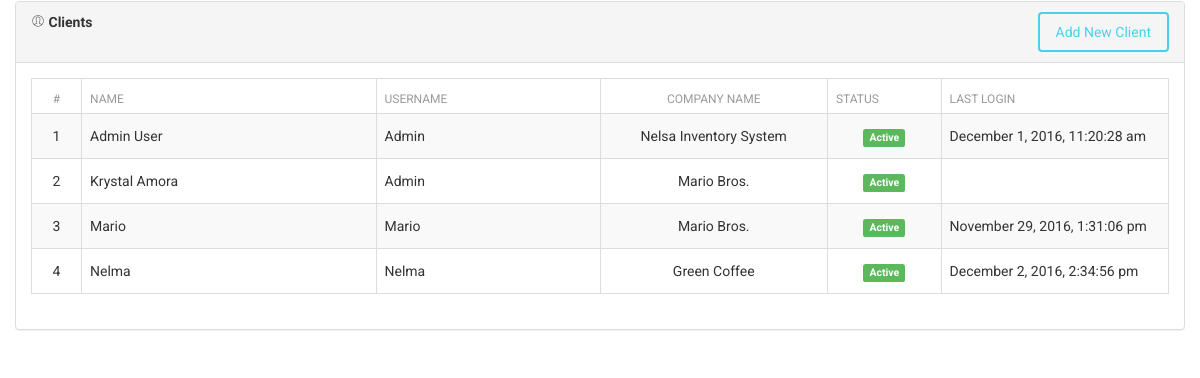
The app's page /clients.php, older data.
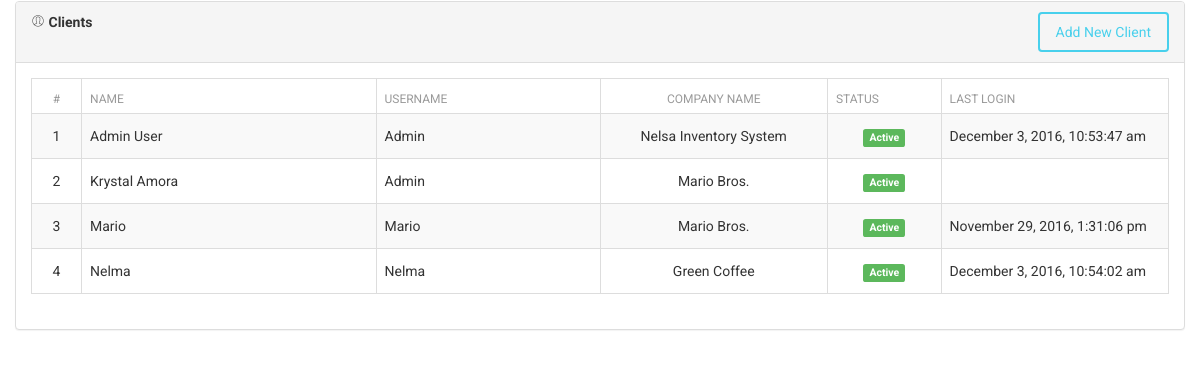
The same page, newer data.
### tables this page shows
CREATE TABLE `users` (
  `id` int(11) UNSIGNED NOT NULL,
  `admin_id` int(11) NOT NULL,
  `name` varchar(60) NOT NULL,
  `username` varchar(50) NOT NULL,
  `password` varchar(255) NOT NULL,
  `user_level` int(11) NOT NULL,
  `image` varchar(255) DEFAULT 'no_image.jpg',
  `company_name` text NOT NULL,
  `status` int(1) NOT NULL,
  `phone` text NOT NULL,
  `last_login` datetime DEFAULT NULL
);

### includes/sql.php (called while the page is built, shortened)
<?php
  require_once('includes/load.php');
function find_by_sql($sql)
{
  global $db;
  $result = $db->query($sql);
  $result_set = $db->while_loop($result);
 return $result_set;
}
  function find_all_client(){
      $sql = "SELECT u.id,u.name,u.username,u.user_level,u.status,u.last_login,u.admin_id,u.company_name,";
      $sql .="g.group_name,g.admin_id ";
      $sql .="FROM users u ";
      $sql .="LEFT JOIN user_groups g ";
      $sql .="ON g.admin_id=u.admin_id WHERE u.user_level = 1 GROUP BY u.name  ORDER BY u.name ASC ";
      $result = find_by_sql($sql);
      return $result;
  }
?>

### includes/database.php (called while the page is built, shortened)
<?php
class MySqli_DB {
    private $con;
    public $query_id;
public function db_connect()
{
  $this->con = mysqli_connect(DB_HOST,DB_USER,DB_PASS);
  if(!$this->con)
         {
           die(" Database connection failed:". mysqli_connect_error());
         } else {
           $select_db = $this->con->select_db(DB_NAME);
         }
}
public function query($sql)
   {
      if (trim($sql != "")) {
          $this->query_id = $this->con->query($sql);
      }
       return $this->query_id;
   }
public function fetch_array($statement)
{
  return mysqli_fetch_array($statement);
}
public function while_loop($loop){
   $results = array();
   while ($result = $this->fetch_array($loop)) {
      $results[] = $result;
   }
 return $results;
}
}
$db = new MySqli_DB();
?>

### includes/functions.php (called while the page is built, shortened)
<?php
function remove_junk($str){
  $str = nl2br($str);
  $str = htmlspecialchars(strip_tags($str, ENT_QUOTES));
  return $str;
}
function read_date($str){
     if($str)
      return date('F j, Y, g:i:s a', strtotime($str));
     else
      return null;
  }
function count_id(){
  static $count = 1;
  return $count++;
}
?>

### clients.php (the view, shortened to what this page needs)
<?php
 $all_users = find_all_client();
?>
<?php include_once('layouts/header.php'); ?>
<div class="row">
  <div class="col-md-12">
    <div class="panel panel-default">
      <div class="panel-heading clearfix">
        <strong>
         <i class="pe-7s-user"></i>
          <span>Clients</span>
       </strong>
         <a href="add_client.php" class="btn btn-info pull-right">Add New Client</a>
      </div>
     <div class="panel-body">
      <table class="table table-bordered table-striped">
        <thead>
          <tr>
            <th class="text-center" style="width: 50px;">#</th>
            <th>Name </th>
            <th>Username</th>
            <th class="text-center" style="width: 20%;">Company Name</th>
            <th style="width: 10%;">Status</th>
            <th style="width: 20%;">Last Login</th>
          </tr>
        </thead>
        <tbody>
        <?php foreach($all_users as $a_user): ?>
          <tr>
           <td class="text-center"><?php echo count_id();?></td>
           <td><?php echo remove_junk(ucwords($a_user['name']))?></td>
           <td><?php echo remove_junk(ucwords($a_user['username']))?></td>
           <td class="text-center"><?php echo remove_junk(ucwords($a_user['company_name']))?></td>
           <td class="text-center">
           <?php if($a_user['status'] === '1'): ?>
            <span class="label label-success"><?php echo "Active"; ?></span>
          <?php else: ?>
            <span class="label label-danger"><?php echo "Deactive"; ?></span>
          <?php endif;?>
           </td>
           <td><?php echo read_date($a_user['last_login'])?></td>
          </tr>
        <?php endforeach;?>
       </tbody>
     </table>
     </div>
    </div>
  </div>
</div>
  <?php include_once('layouts/footer.php'); ?>

### layouts/header.php (shortened to what this page needs)
<!DOCTYPE html>
  <html lang="en">
    <head>
    <link rel="stylesheet" href="//cdnjs.cloudflare.com/ajax/libs/bootstrap-datepicker/1.3.0/css/datepicker3.min.css" />
    <link href="libs/assets/css/bootstrap.min.css" rel="stylesheet" />
    <link href="libs/assets/css/animate.min.css" rel="stylesheet"/>
    <link href="libs/assets/css/light-bootstrap-dashboard.css" rel="stylesheet"/>
    <link href="libs/assets/css/demo.css" rel="stylesheet" />
    <link href="http://maxcdn.bootstrapcdn.com/font-awesome/4.2.0/css/font-awesome.min.css" rel="stylesheet">
    <link href="libs/assets/css/pe-icon-7-stroke.css" rel="stylesheet" />
  </head>
  <body>
        <div class="content">
            <div class="container-fluid">

### layouts/footer.php (shortened to what this page needs)
     </div>
    </div>
  </body>
</html>

Row changes from the older to the newer data that the page shows:
changed users "Admin User": last_login "December 1, 2016, 11:20:28 am" → "December 3, 2016, 10:53:47 am"
changed users "Nelma": last_login "December 2, 2016, 2:34:56 pm" → "December 3, 2016, 10:54:02 am"
